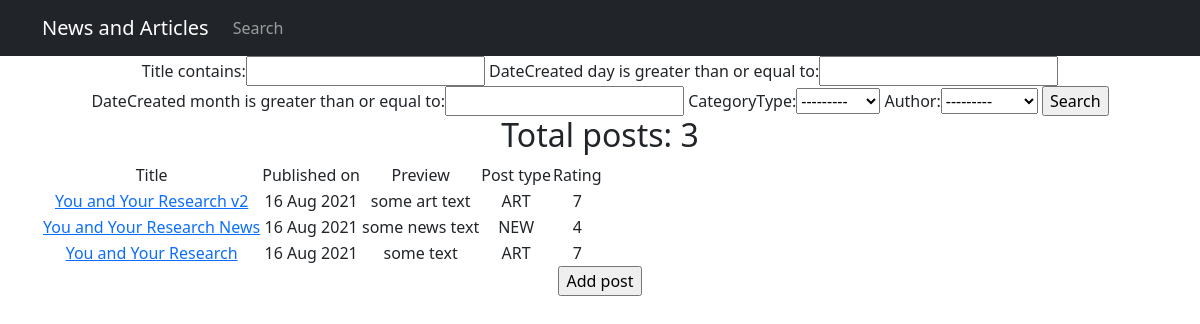
The page /news/search/ on the database as committed earlier.
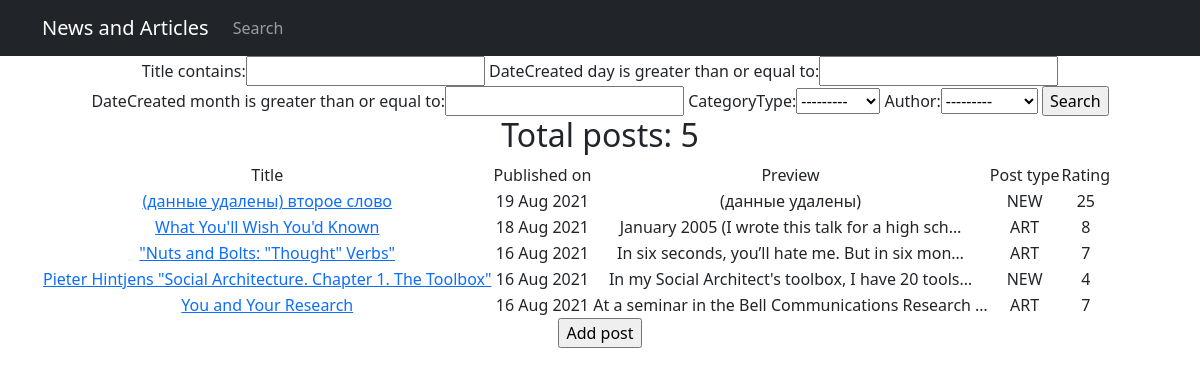
The same page on the database as committed later.
### news/models.py (models this page shows, shortened)
class Post(models.Model):
    author = models.ForeignKey(Author, on_delete=models.CASCADE)
    NEWS = 'NEW'
    ARTICLE = 'ART'
    CATEGORY_CHOICES = [(NEWS, 'NEWS'), (ARTICLE, 'ARTICLE'), ]
    categoryType = models.CharField(max_length=3, choices=CATEGORY_CHOICES, default=NEWS)
    dateCreated = models.DateTimeField(auto_now_add=True)
    postCategory = models.ManyToManyField(Category, through='PostCategory')
    title = models.CharField(max_length=128)
    text = models.TextField()
    rating = models.SmallIntegerField(default=0)
    def get_absolute_url(self):
        return "http://127.0.0.1:8000/news/%i" % self.id

### news/views.py (the view, shortened to what this page needs)
# urls.py: path('search/', PostSearchView.as_view()),
class PostSearchView(ListView):
    model = Post
    template_name = 'post_search.html'
    context_object_name = 'news'
    queryset = Post.objects.order_by('-id')
    paginate_by = 20
    form_class = PostForm
    def get_context_data(self, **kwargs):
        context = super().get_context_data(**kwargs)
        context['filter'] = PostFilter(self.request.GET, queryset=self.get_queryset())
        context['categories'] = Category.objects.all()
        return context

### news/models.py (called while the page is built)
    def __str__(self):
        return f'{self.authorUser.username}'

### news/templatetags/custom_filters.py (called while the page is built)
@register.filter(name='censor')
def censor(value):
    for word in censor_list:
        value = value.replace(word, replacement_word)
    return value

### templates/post_search.html (shortened to what this page needs)
{% extends 'flatpages/default.html' %}
{% load custom_filters %}
{% block content %}
<form method="GET">
    {{ filter.form }}
    <input type="submit" value="Search">
</form>
    {% if news %}
<h2>Total posts: {{news|length}}</h2>
<table>
            <tr>
                <td>
                    Title
                </td>
                <td>
                    Published on
                </td>
                <td>
                    Preview
                </td>
                <td>
                    Post type
                </td>
                <td>
                    Rating
            </tr>
        {% for news in news %}
            <tr>
                <td>
                   <a href="{{ news.get_absolute_url }}"> {{ news.title|censor }} </a>
                </td>
                <td>
                    {{ news.dateCreated|date:'d M Y' }}
                </td>
                <td>
                    {{ news.text|truncatechars:50|censor }}
                </td>
                 <td>
                    {{ news.categoryType }}
                </td>
                <td>
                    {{ news.rating }}
                </td>
            </tr>
        {% endfor %}
        </table>
    {% else %}
        <h2> No news today :( </h2>
    {% endif %}
<form method="POST">
    <input type="Submit" value="Add post">
</form>
{% endblock content %}

Rows that differ between the two databases and show on the page:
added Post: title|censor "(данные удалены) второе слово", dateCreated "19 Aug 2021", text|censor "(данные удалены)", categoryType "NEW", rating "25"
added Post: title|censor "What You'll Wish You'd Known", dateCreated "18 Aug 2021", text|censor "January 2005 (I wrote this talk for a high sch…", categoryType "ART", rating "8"
changed Post: title|censor "You and Your Research v2" → "\"Nuts and Bolts: \"Thought\" Verbs\""; text|censor "some art text" → "In six seconds, you’ll hate me. But in six mon…"
changed Post: title|censor "You and Your Research News" → "Pieter Hintjens \"Social Architecture. Chapter 1. The Toolbox\""; text|censor "some news text" → "In my Social Architect's toolbox, I have 20 tools…"
changed Post "You and Your Research": text|censor "some text" → "At a seminar in the Bell Communications Research …"
Other text that changed with them:
{{ news|length }}: "3" → "5"
